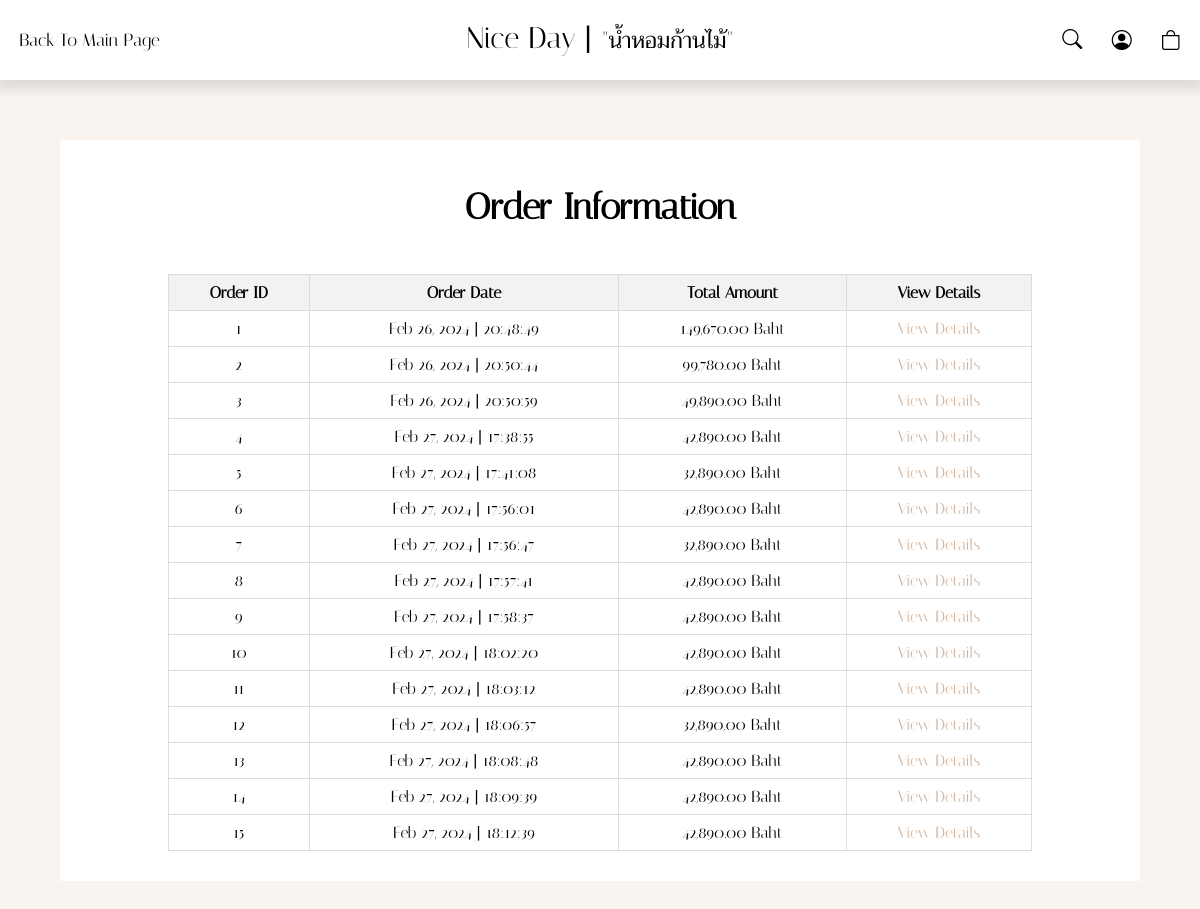
Screenshot of /orderHistory (signed in) with the database file from the repository.
### order_app/models.py (models this page shows)
class Order(models.Model):
    fullname = models.CharField(max_length=255, blank=True)
    phone = models.CharField(max_length=50, blank=True)
    address = models.CharField(max_length=255, blank=True)
    total = models.DecimalField(max_digits=10, decimal_places=2)
    created = models.DateTimeField(auto_now_add=True)
    customer = models.ForeignKey(User, on_delete=models.CASCADE, default=None)  # ตัวแปร customer(FK) เชื่อมโยงกับ User ต้อง import User มาด้วย

### order_app/views.py (the view)
# urls.py: path('orderHistory', views.orderHistory),
@login_required(login_url="/login")
def orderHistory(request):
    orders = Order.objects.filter(customer = request.user)
    return render(request, 'orderHistory.html', {'orders': orders})

### order_app/templates/orderHistory.html (shortened to what this page needs)
{% extends 'layout.html' %}
{% load static %}
{% load humanize %}
{% block navBar %}
<header>
    <div class="container">
        <nav>
            <div class="nav-left">
                <ul>
                    <li><a href="/">Back To Main Page</a></li>
                </ul>
            </div>
            <div class="nav-logo">
                <a href="/">Nice Day |
                    <span>
                        "น้ำหอมก้านไม้"
                    </span>
                </a>
            </div>
            <div class="nav-right">
                <div class="search-box">
                    <form method="POST" action="{% url 'search' %}">
                    <button>
                        <i class="bi bi-search"></i>
                    </button>
                    </form>
                </div>
                {% if request.user.is_authenticated %}
                        <div class="icon user dropdown">
                            <a href="#">
                                <i class="bi bi-person-circle"></i>
                            </a>
                        </div>
                        <div class="icon cart">
                            <a href="/cart">
                                <i class="bi bi-bag"></i>
                            </a>
                        </div>
                    {% endif %}
            </div>
        </nav>
    </div>
</header>
{% endblock %}
{% block content %}
{% if not orders %}
<div class="container">
    <div class="orderHistory">
        <div class="orderHis-head">
            <h1>
                No Purchase History
            </h1>
        </div>
        <div class="orderHis-btm">
            <a href="/">Back to main page</a>
        </div>
    </div>
</div>
{% else %}
<div class="container">
    <div class="orderHistory">
        <div class="orderHis-head">
            <h1>
                Order Information
            </h1>
        </div>
        <div class="orderHis-table">
            <table>
                <thead>
                    <tr>
                        <th>Order ID</th>
                        <th>Order Date</th>
                        <th>Total Amount</th>
                        <th>View Details</th>
                    </tr>
                </thead>
                <tbody>
                    {% for item in orders %}
                    <tr>
                        <td> {{ item.id }} </td>
                        <td> {{ item.created | date:'M d, Y | H:i:s' }} </td>
                        <td> {{ item.total | intcomma }} Baht </td>
                        <td><a href="{% url 'orderDetail' item.id %}">View Details</a></td>
                    </tr>
                    {% endfor %}
                </tbody>
            </table>
        </div>
    </div>
</div>
{% endif %}
 {% endblock %}

### products_app/static/Css/index.css (style rules this page uses)
* { margin: 0; padding: 0; box-sizing: border-box; }
body { font-family: 'Italiana', 'Trirong', sans-serif; background: var(--color-bg); }
:root { --color-bg: #f9f4f0; --color-white: #fff; --color-black: #000; }
.container { max-width: 1300px; width: 100%; margin: 0 auto; }
header { background: var(--color-white); height: 80px; display: flex; justify-content: center; align-items: center; box-shadow: 0px 5px 10px 5px rgba(0, 0, 0, 0.1); position: sticky; top: 0; z-index: 1000; }
nav { margin: 0 auto; display: flex; justify-content: space-between; align-items: center; z-index: 2; width: 100%; }
nav .nav-left ul { list-style: none; text-decoration: none; display: flex; justify-content: space-between; align-items: center; gap: 20px; padding: .6rem; }
nav .nav-left ul li a { text-decoration: none; padding: .6rem; font-size: 1.1rem; color: var(--color-black); }
nav .nav-logo { position: absolute; left: 50%; transform: translateX(-50%); list-style: none; text-decoration: none; display: flex; justify-content: center; align-items: center; }
nav .nav-logo a { text-decoration: none; padding: .6rem; font-size: 30px; color: var(--color-black); }
nav .nav-logo a span { font-size: 22px; }
nav .nav-right { display: flex; justify-content: space-between; align-items: center; gap: 10px; padding: .6rem; }
.nav-right .icon { display: flex; justify-content: center; align-items: center; font-size: 20px; border-radius: 50%; }
.nav-right .icon a { padding: .6rem; text-decoration: none; color: var(--color-black); cursor: pointer; }
.search-box button { border-radius: 50px; width: 30px; height: 30px; font-size: 20px; color: #000; background-color: #fff; cursor: pointer; border: 0; }
.search-box { display: flex; justify-content: center; padding: .3rem; border-radius: 32px; cursor: pointer; }
.dropdown { display: inline-block; }

### products_app/static/Css/orderComplete.css (style rules this page uses)
.orderHistory { background-color: #fff; width: 90%; margin: 60px auto; }
.orderHis-head { display: flex; justify-content: center; align-items: center; }
.orderHis-head h1 { padding: 1rem; margin-top: 30px; font-size: 36px; }
.orderHis-table { display: flex; justify-content: center; align-items: center; }
.orderHis-table table { border-collapse: collapse; width: 80%; margin: 30px 0; }
.orderHis-table th, .orderHis-table td { border: 1px solid #dddddd; text-align: left; padding: 8px; text-align: center; }
.orderHis-table th { background-color: #f2f2f2; }
.orderHis-table tbody tr td a { text-decoration: none; color: #d4b59c; transition: text-decoration 0.8s ease-out, transform 0.8s ease-out, filter 0.8s ease-out; }

### rows the page displays
Order: id "1", created|H "Feb 26, 2024 | 20:48:49", total "149,670.00"
Order: id "2", created|H "Feb 26, 2024 | 20:50:44", total "99,780.00"
Order: id "3", created|H "Feb 26, 2024 | 20:50:59", total "49,890.00"
Order: id "4", created|H "Feb 27, 2024 | 17:38:55", total "42,890.00"
Order: id "5", created|H "Feb 27, 2024 | 17:41:08", total "32,890.00"
Order: id "6", created|H "Feb 27, 2024 | 17:56:01", total "42,890.00"
Order: id "7", created|H "Feb 27, 2024 | 17:56:47", total "32,890.00"
Order: id "8", created|H "Feb 27, 2024 | 17:57:41", total "42,890.00"
Order: id "9", created|H "Feb 27, 2024 | 17:58:37", total "42,890.00"
Order: id "10", created|H "Feb 27, 2024 | 18:02:20", total "42,890.00"
Order: id "11", created|H "Feb 27, 2024 | 18:03:12", total "42,890.00"
Order: id "12", created|H "Feb 27, 2024 | 18:06:57", total "32,890.00"
Order: id "13", created|H "Feb 27, 2024 | 18:08:48", total "42,890.00"
Order: id "14", created|H "Feb 27, 2024 | 18:09:39", total "42,890.00"
Order: id "15", created|H "Feb 27, 2024 | 18:12:39", total "42,890.00"
